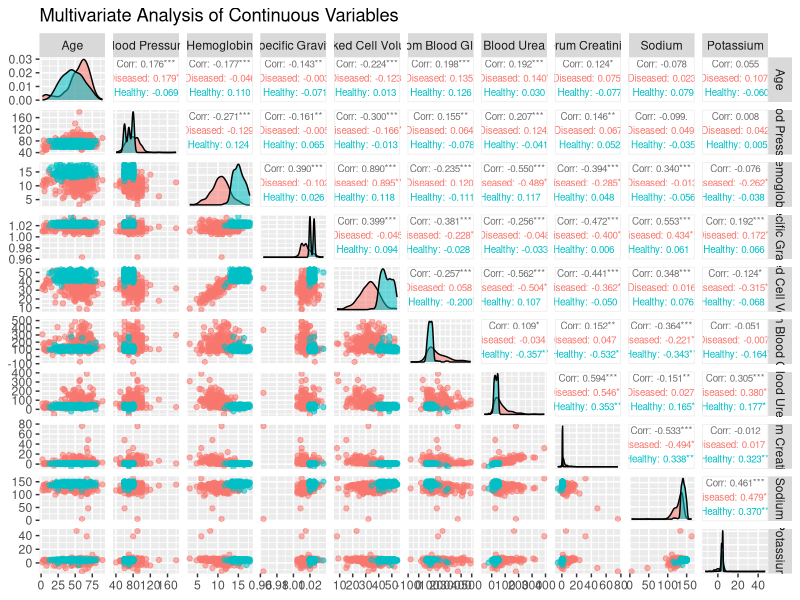
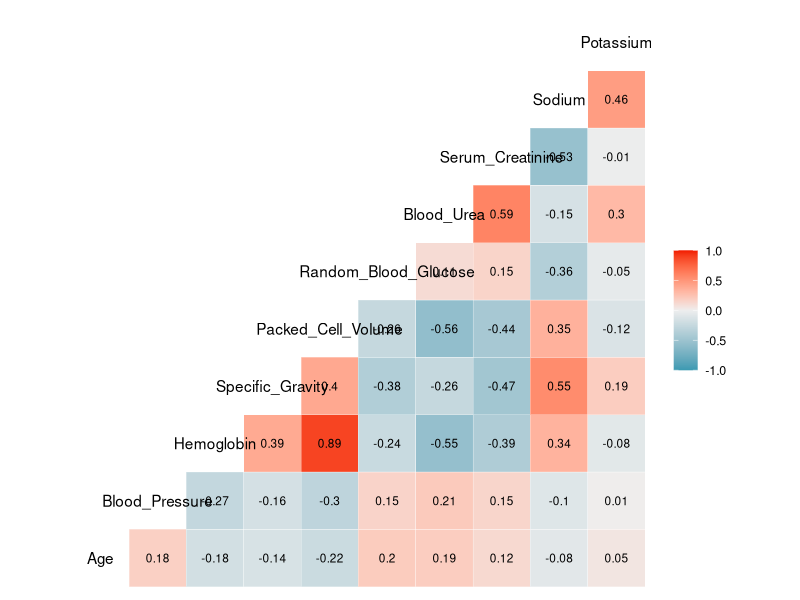
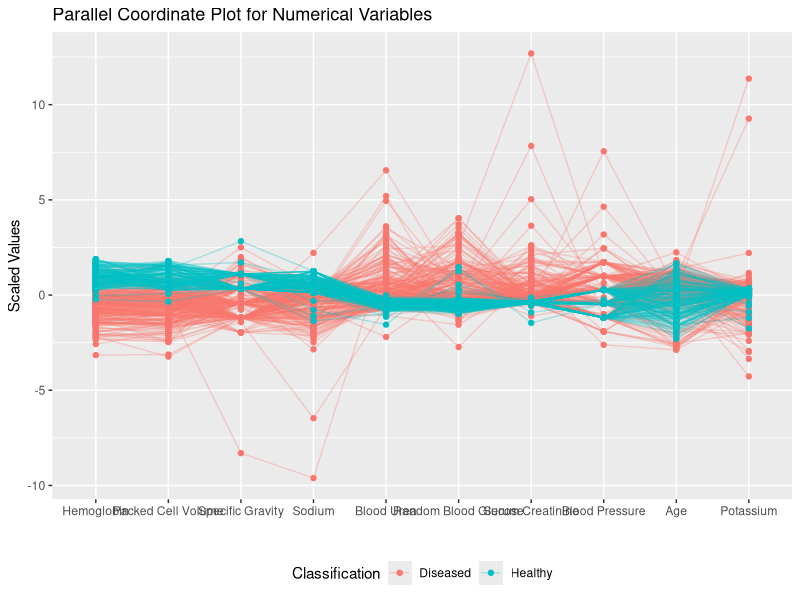
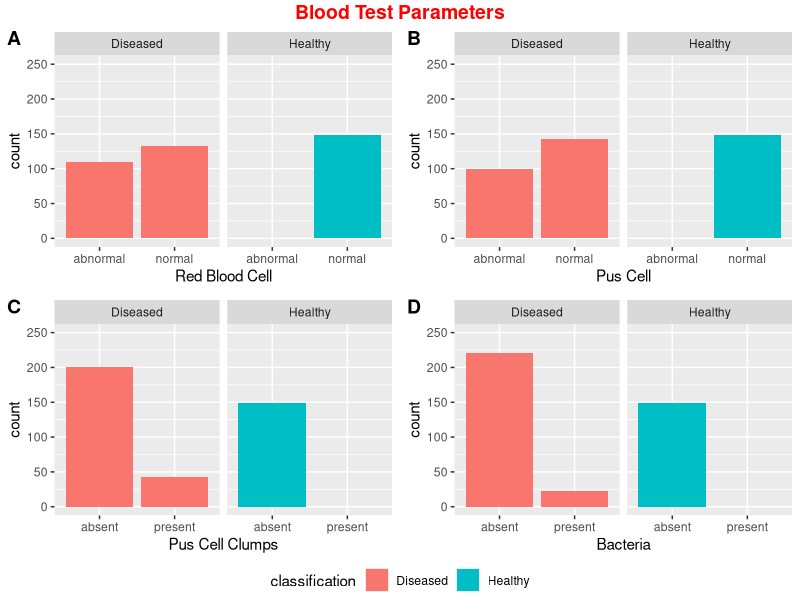
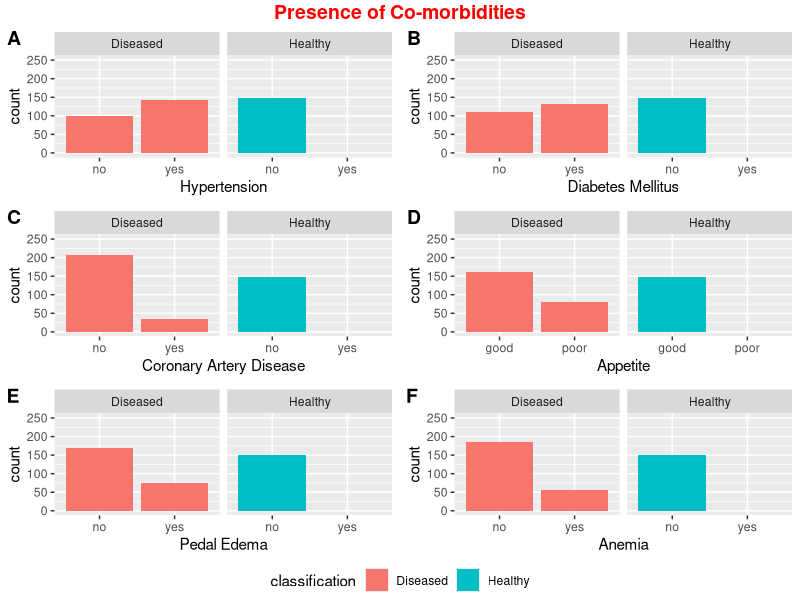

R code for these plots, in order:
## == Data Import ==

# Load the necessary packages
library(tidyverse)
library(ggplot2)
library(ggpubr)
library(GGally)

# Set working directory
setwd(".")

# Clear the global environment
rm(list = ls())

# Import data
data <- read_csv("ImputedData.csv")


## == Data Pre-processing ==

# Taking a look at the data:
# str(data) ; summary(data)

# Changing some variable values for the plots later
data$pcc <- ifelse(data$pcc == "notpresent", "absent", "present")
data$ba <- ifelse(data$ba == "notpresent", "absent", "present")

# Type coercion to factor
data[, c('rbc', 'pc', 'pcc', 'ba', 'al')] <- lapply(data[, c('rbc', 'pc', 'pcc', 'ba', 'al')], FUN = as.factor)
data[, c('htn', 'dm', 'cad', 'appet', 'pe', 'ane')] <- lapply(data[, c('htn', 'dm', 'cad', 'appet', 'pe', 'ane')], FUN = as.factor)
data$classification <- factor(data$classification, levels = c("ckd", "notckd"), labels = c("Diseased", "Healthy"))

# Check structure of data
# str(data)


## == Exploratory Data Analysis ==

# Exploring the numerical variables
# wc and rc have been removed

num_var <- data[, c('age', 'bp', 'hemo', 'sg', 'pcv', 'bgr', 'bu', 'sc', 'sod', 'pot', 'classification')]
colnames(num_var) <- c("Age", "Blood Pressure", "Hemoglobin", "Specific Gravity", "Packed Cell Volume",
                       "Random Blood Glucose", "Blood Urea", "Serum Creatinine", "Sodium", "Potassium",
                       "Classification")

# Using GGally package to plot scatterplot correlogram:
ggpairs(num_var,
        columns = 1:10,
        mapping = aes(color = Classification, alpha = 0.5),
        title = "Multivariate Analysis of Continuous Variables",
        upper = list(continuous = wrap("cor", method = "pearson", use = "complete.obs", size = 2.5)),
        lower = list(continuous = "points"),
        diag = list(continuous = "densityDiag"),
        axisLabels = "show")

# Alternatively, if a correlation plot works better:
ggcorr(data = NULL, cor_matrix = cor(num_var[1:10], use = "complete.obs", method = "pearson"),
       label = TRUE, label_round = 2, label_color = "black", label_size = 3,
       palette = "RdBu")

# hemo / pcv, hemo / sg, and hemo / bu are highly correlated
# if we use hemo or pcv in our model, then we shouldn't use the other (and vice versa)

# Here is a parallel coordinate plot that I'm not sure whether it will be useful
ggparcoord(num_var,
           columns = 1:10,
           groupColumn = 11,
           scale = "std",
           order = "anyClass",
           showPoints = TRUE,
           alphaLines = 0.3,
           title = "Parallel Coordinate Plot for Numerical Variables") +
  theme(legend.position = "bottom",
        plot.title = element_text(size = 13)) +
  xlab("") +
  ylab("Scaled Values")

# Exploring the categorical variables

# Plot the blood test parameters
# set fixed y-limit so that the scales will not be distorted when plots are arranged

# rbc => marked difference between both groups of individuals (can be used as predictor)
p1 <- ggplot(data, aes(x = rbc)) +
      geom_bar(aes(fill = classification)) +
      facet_wrap(~ classification) +
      ylim(0, 250) +
      labs(x = "Red Blood Cell") +
      theme(legend.position = "none")

# pc => proportion of abnormal to normal pc in diseased and healthy patients looks very similar
p2 <- ggplot(data, aes(x = pc)) +
      geom_bar(aes(fill = classification)) +
      facet_wrap(~ classification) +
      ylim(0, 250) +
      labs(x = "Pus Cell") +
      theme(legend.position = "none")

# pcc => all absent in healthy individuals
p3 <- ggplot(data, aes(x = pcc)) +
      geom_bar(aes(fill = classification)) +
      facet_wrap(~ classification) +
      ylim(0, 250) +
      labs(x = "Pus Cell Clumps") +
      theme(legend.position = "none")

# ba => all absent in healthy individuals
p4 <- ggplot(data, aes(x = ba)) +
      geom_bar(aes(fill = classification)) +
      facet_wrap(~ classification) +
      ylim(0, 250) +
      labs(x = "Bacteria") +
      theme(legend.position = "none")

plot1 <- ggarrange(p1, p2, p3, p4,
                   ncol = 2, nrow = 2,
                   labels = c("A", "B", "C", "D"),
                   common.legend = TRUE, legend = "bottom")

annotate_figure(plot1, top = text_grob("Blood Test Parameters",
                              color = "red", face = "bold", size = 14))

# Plot co-morbities
# htn => all absent in healthy individuals
p5 <- ggplot(data, aes(x = htn)) +
      geom_bar(aes(fill = classification)) +
      facet_wrap(~ classification) +
      ylim(0, 250) +
      labs(x = "Hypertension") +
      theme(legend.position = "none")

# dm => all absent in healthy individuals
p6 <- ggplot(data, aes(x = dm)) +
      geom_bar(aes(fill = classification)) +
      facet_wrap(~ classification) +
      ylim(0, 250) +
      labs(x = "Diabetes Mellitus") +
      theme(legend.position = "none")

# cad => all absent in healthy individuals
p7 <- ggplot(data, aes(x = cad)) +
      geom_bar(aes(fill = classification)) +
      facet_wrap(~ classification) +
      ylim(0, 250) +
      labs(x = "Coronary Artery Disease") +
      theme(legend.position = "none")

# appet => all absent in healthy individuals
p8 <- ggplot(data, aes(x = appet)) +
      geom_bar(aes(fill = classification)) +
      facet_wrap(~ classification) +
      ylim(0, 250) +
      labs(x = "Appetite") +
      theme(legend.position = "none")

# pe => all absent in healthy individuals
p9 <- ggplot(data, aes(x = pe)) +
      geom_bar(aes(fill = classification)) +
      facet_wrap(~ classification) +
      ylim(0, 250) +
      labs(x = "Pedal Edema") +
      theme(legend.position = "none")

# ane => all absent in healthy individuals
p10 <- ggplot(data, aes(x = ane)) +
       geom_bar(aes(fill = classification)) +
       facet_wrap(~ classification) +
       ylim(0, 250) +
       labs(x = "Anemia") +
       theme(legend.position = "none")

plot2 <- ggarrange(p5, p6, p7, p8, p9, p10,
                   ncol = 2, nrow = 3,
                   labels = c("A", "B", "C", "D", "E", "F"),
                   common.legend = TRUE, legend = "bottom")

annotate_figure(plot2, top = text_grob("Presence of Co-morbidities",
                                       color = "red", face = "bold", size = 14))

# I was also wondering if it makes sense to engineer a new feature based on
# age.  I'm thinking that we can perhaps partition our "age" variable into
# three - four categories: young, middle aged, and elderly for instance.
#
# Based off a source I found on the internet, this is what they have to say:
#
# 1) Middle age => 45 - 65 years old (not inclusive on upper end)
# 2) Elderly => 65 and above
# 3) Young => Anybody below 45 (implied)
#
# I don't know how valid this is in the Singaporean context - this is something
# that we might have to look into in the near future.  Nevertheless:
data$agerange <- case_when(data$age < 45 ~ "Young",
                           data$age < 65 ~ "Middle age",
                           data$age >= 65 ~ "Elderly")
data$agerange <- as.factor(data$agerange)

#ggplot(data, aes(x = classification)) + geom_bar(aes(fill = classification)) +
#  facet_wrap(~agerange)

# I think that this could be helpful in our model.  The younger we get, 
# the lesser amount of people with kidney failure that we have.  

# Otherwise, I think taking what Edsel mentioned in the group chat into account,
# perhaps we wouldn't need to be so thorough after all.

# I suggest create a "base" model to improve on - perhaps using ALL features
# and then trying to improve upon it...

# Hoong Kai and Edsel - see if there's anything else within the data
# that you want to explore!
